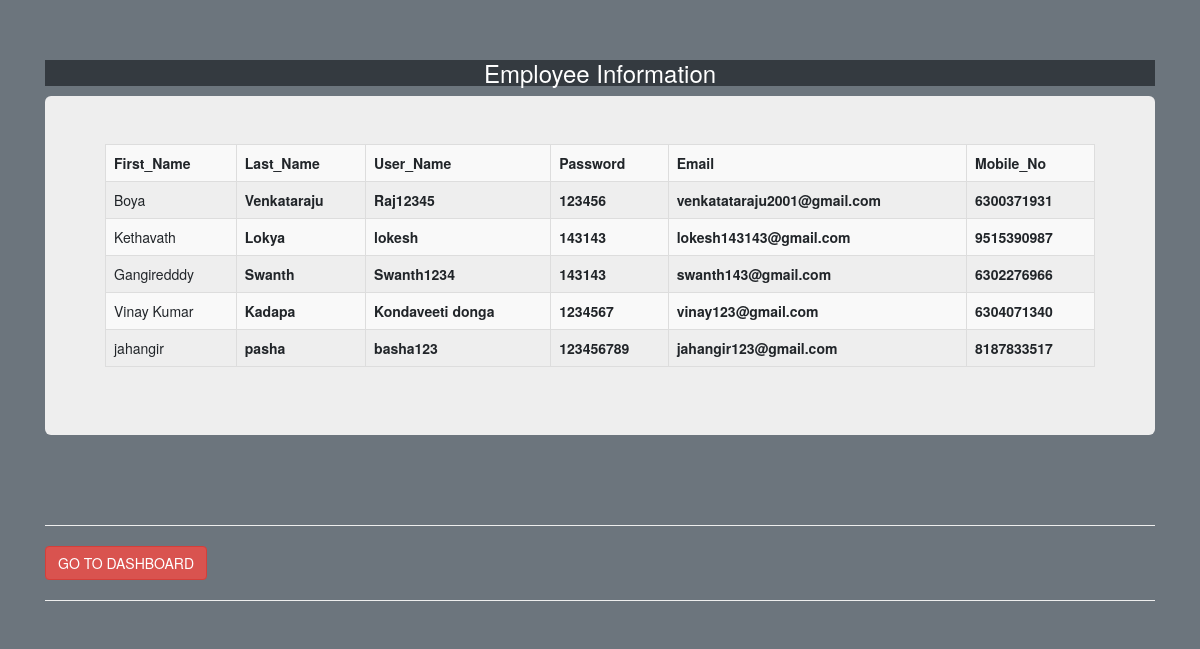
The app's page /rgister_info/ with its own data.
### application2/models.py (models this page shows)
class Registration(models.Model):
    First_Name=models.CharField(max_length=30)
    Last_Name=models.CharField(max_length=30)
    User_Name=models.CharField(max_length=30)
    Password=models.IntegerField()
    Email=models.CharField(max_length=50)
    Mobile_No=models.IntegerField()

### application2/views.py (the view)
# urls.py: url(r'^rgister_info/', views.Test_case5,name="web4"),
def Test_case5(request):
    data=Registration.objects.all()
    return render(request,"application2/Registerinfo.html",{'data':data})

### templates/application2/Registerinfo.html (shortened to what this page needs)
<!doctype html>
{% load static %}
<html lang="en">
  <head>
    <link rel="stylesheet" href="https://stackpath.bootstrapcdn.com/bootstrap/4.3.1/css/bootstrap.min.css">
<link rel="stylesheet" href="https://maxcdn.bootstrapcdn.com/bootstrap/3.4.0/css/bootstrap.min.css">
  </head>
  <body class="bg-secondary">
    <br><br>
    <div class="container">
        <div class="row">
            <div class="col-md-12">
                <h3 class="text-center text-white bg-dark">Employee Information</h3>
                <div class="jumbotron">
                    <table class="table table-bordered table-striped table-hover">
                        <tr>
                            <th>First_Name</th>
                            <th>Last_Name</th>
                            <th>User_Name</th>
                            <th>Password</th>
                            <th>Email</th>
                            <th>Mobile_No</th>
                        </tr>
                        {% for d1 in data %}
                        <tr>
                            <td>{{d1.First_Name}}</td>
                            <th>{{d1.Last_Name}}</th>
                            <th>{{d1.User_Name}}</th>
                            <th>{{d1.Password}}</th>
                            <th>{{d1.Email}}</th>
                            <th>{{d1.Mobile_No}}</th>
                        </tr>
                        {% endfor %}
                    </table>
                </div>
                <br><br>
                <hr>
                <a href="{% url 'web9' %}" class="btn btn-danger">GO TO DASHBOARD</a>
                <hr>
            </div>
        </div>
    </div>
  </body>
</html>

### records on screen
Registration: First_Name "Boya", Last_Name "Venkataraju", User_Name "Raj12345", Password "123456", Email "venkatataraju2001@gmail.com", Mobile_No "6300371931"
Registration: First_Name "Kethavath", Last_Name "Lokya", User_Name "lokesh", Password "143143", Email "lokesh143143@gmail.com", Mobile_No "9515390987"
Registration: First_Name "Gangiredddy", Last_Name "Swanth", User_Name "Swanth1234", Password "143143", Email "swanth143@gmail.com", Mobile_No "6302276966"
Registration: First_Name "Vinay Kumar", Last_Name "Kadapa", User_Name "Kondaveeti donga", Password "1234567", Email "vinay123@gmail.com", Mobile_No "6304071340"
Registration: First_Name "jahangir", Last_Name "pasha", User_Name "basha123", Password "123456789", Email "jahangir123@gmail.com", Mobile_No "8187833517"
